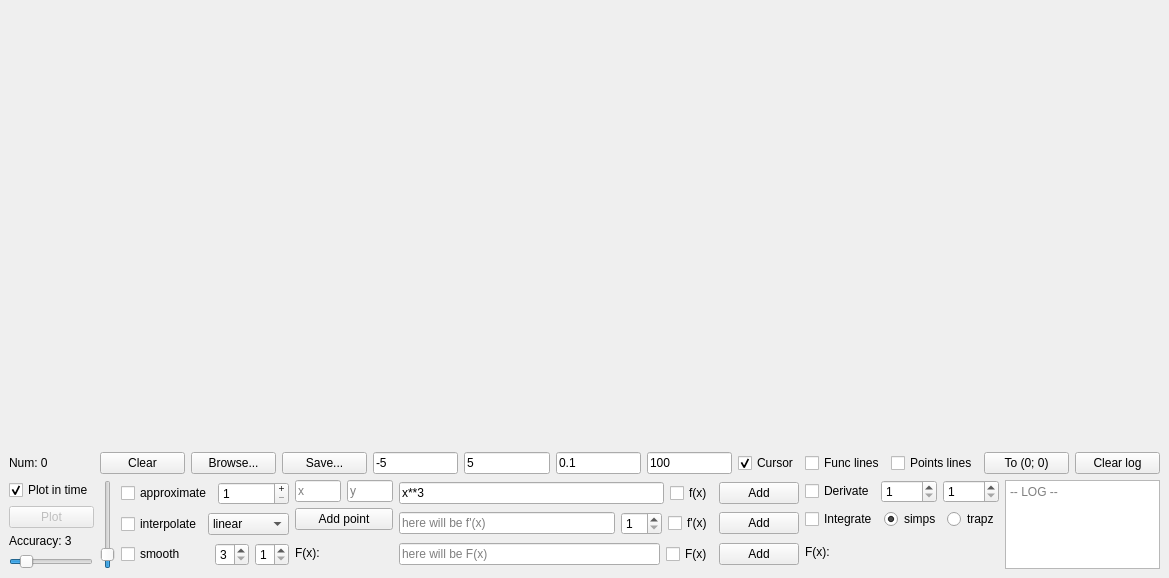
<?xml version="1.0" encoding="UTF-8"?>
<ui version="4.0">
 <class>MainWindow</class>
 <widget class="QMainWindow" name="MainWindow">
  <property name="enabled">
   <bool>true</bool>
  </property>
  <property name="geometry">
   <rect>
    <x>0</x>
    <y>0</y>
    <width>1169</width>
    <height>578</height>
   </rect>
  </property>
  <property name="sizePolicy">
   <sizepolicy hsizetype="Preferred" vsizetype="Preferred">
    <horstretch>0</horstretch>
    <verstretch>0</verstretch>
   </sizepolicy>
  </property>
  <property name="windowTitle">
   <string>Computing application</string>
  </property>
  <property name="toolButtonStyle">
   <enum>Qt::ToolButtonIconOnly</enum>
  </property>
  <widget class="QWidget" name="centralwidget">
   <property name="enabled">
    <bool>true</bool>
   </property>
   <layout class="QVBoxLayout" name="verticalLayout_2">
    <item>
     <widget class="PlotWidget" name="graphWidget" native="true">
      <property name="sizePolicy">
       <sizepolicy hsizetype="MinimumExpanding" vsizetype="MinimumExpanding">
        <horstretch>0</horstretch>
        <verstretch>0</verstretch>
       </sizepolicy>
      </property>
      <property name="toolTip">
       <string notr="true">fadsdasd</string>
      </property>
      <property name="toolTipDuration">
       <number>1</number>
      </property>
      <property name="statusTip">
       <string/>
      </property>
      <property name="whatsThis">
       <string/>
      </property>
      <property name="accessibleName">
       <string/>
      </property>
     </widget>
    </item>
    <item>
     <layout class="QHBoxLayout" name="horizontalLayout_2">
      <item>
       <widget class="QLabel" name="labelNum">
        <property name="text">
         <string>Num: 0</string>
        </property>
       </widget>
      </item>
      <item>
       <widget class="QPushButton" name="pushButtonClear">
        <property name="sizePolicy">
         <sizepolicy hsizetype="Minimum" vsizetype="Fixed">
          <horstretch>0</horstretch>
          <verstretch>0</verstretch>
         </sizepolicy>
        </property>
        <property name="text">
         <string>Clear</string>
        </property>
       </widget>
      </item>
      <item>
       <widget class="QPushButton" name="pushButtonBrowse">
        <property name="sizePolicy">
         <sizepolicy hsizetype="Minimum" vsizetype="Fixed">
          <horstretch>0</horstretch>
          <verstretch>0</verstretch>
         </sizepolicy>
        </property>
        <property name="text">
         <string>Browse...</string>
        </property>
       </widget>
      </item>
      <item>
       <widget class="QPushButton" name="pushButtonSave">
        <property name="text">
         <string>Save...</string>
        </property>
       </widget>
      </item>
      <item>
       <widget class="QLineEdit" name="lineEditA">
        <property name="sizePolicy">
         <sizepolicy hsizetype="Ignored" vsizetype="Fixed">
          <horstretch>0</horstretch>
          <verstretch>0</verstretch>
         </sizepolicy>
        </property>
        <property name="inputMethodHints">
         <set>Qt::ImhNone</set>
        </property>
        <property name="text">
         <string>-5</string>
        </property>
        <property name="placeholderText">
         <string>a, ex: 0</string>
        </property>
       </widget>
      </item>
      <item>
       <widget class="QLineEdit" name="lineEditB">
        <property name="sizePolicy">
         <sizepolicy hsizetype="Ignored" vsizetype="Fixed">
          <horstretch>0</horstretch>
          <verstretch>0</verstretch>
         </sizepolicy>
        </property>
        <property name="text">
         <string>5</string>
        </property>
        <property name="placeholderText">
         <string>b, ex: 5</string>
        </property>
       </widget>
      </item>
      <item>
       <widget class="QLineEdit" name="lineEditStep">
        <property name="sizePolicy">
         <sizepolicy hsizetype="Ignored" vsizetype="Fixed">
          <horstretch>0</horstretch>
          <verstretch>0</verstretch>
         </sizepolicy>
        </property>
        <property name="text">
         <string>0.1</string>
        </property>
        <property name="placeholderText">
         <string>step, ex: 0.01</string>
        </property>
       </widget>
      </item>
      <item>
       <widget class="QLineEdit" name="lineEditNum">
        <property name="sizePolicy">
         <sizepolicy hsizetype="Ignored" vsizetype="Fixed">
          <horstretch>0</horstretch>
          <verstretch>0</verstretch>
         </sizepolicy>
        </property>
        <property name="text">
         <string>100</string>
        </property>
        <property name="placeholderText">
         <string>num, ex: 100</string>
        </property>
       </widget>
      </item>
      <item>
       <widget class="QCheckBox" name="checkBoxCursorLines">
        <property name="sizePolicy">
         <sizepolicy hsizetype="Fixed" vsizetype="Fixed">
          <horstretch>0</horstretch>
          <verstretch>0</verstretch>
         </sizepolicy>
        </property>
        <property name="text">
         <string>Cursor</string>
        </property>
        <property name="checked">
         <bool>true</bool>
        </property>
       </widget>
      </item>
      <item>
       <widget class="QCheckBox" name="checkBoxFuncLines">
        <property name="sizePolicy">
         <sizepolicy hsizetype="Fixed" vsizetype="Fixed">
          <horstretch>0</horstretch>
          <verstretch>0</verstretch>
         </sizepolicy>
        </property>
        <property name="text">
         <string>Func lines</string>
        </property>
       </widget>
      </item>
      <item>
       <widget class="QCheckBox" name="checkBoxPointsLines">
        <property name="sizePolicy">
         <sizepolicy hsizetype="Fixed" vsizetype="Fixed">
          <horstretch>0</horstretch>
          <verstretch>0</verstretch>
         </sizepolicy>
        </property>
        <property name="text">
         <string>Points lines</string>
        </property>
       </widget>
      </item>
      <item>
       <widget class="QPushButton" name="pushButtonToZero">
        <property name="text">
         <string>To (0; 0)</string>
        </property>
       </widget>
      </item>
      <item>
       <widget class="QPushButton" name="pushButtonClearLog">
        <property name="enabled">
         <bool>true</bool>
        </property>
        <property name="text">
         <string>Clear log</string>
        </property>
       </widget>
      </item>
     </layout>
    </item>
    <item>
     <layout class="QHBoxLayout" name="horizontalLayout">
      <property name="sizeConstraint">
       <enum>QLayout::SetFixedSize</enum>
      </property>
      <item>
       <layout class="QVBoxLayout" name="verticalLayout_7">
        <item>
         <widget class="QCheckBox" name="checkBoxInTime">
          <property name="sizePolicy">
           <sizepolicy hsizetype="Fixed" vsizetype="Fixed">
            <horstretch>0</horstretch>
            <verstretch>0</verstretch>
           </sizepolicy>
          </property>
          <property name="text">
           <string>Plot in time</string>
          </property>
          <property name="checked">
           <bool>true</bool>
          </property>
         </widget>
        </item>
        <item>
         <widget class="QPushButton" name="pushButtonPlot">
          <property name="enabled">
           <bool>false</bool>
          </property>
          <property name="sizePolicy">
           <sizepolicy hsizetype="Minimum" vsizetype="Fixed">
            <horstretch>0</horstretch>
            <verstretch>0</verstretch>
           </sizepolicy>
          </property>
          <property name="text">
           <string>Plot</string>
          </property>
         </widget>
        </item>
        <item>
         <widget class="QLabel" name="labelAccuracy">
          <property name="sizePolicy">
           <sizepolicy hsizetype="Fixed" vsizetype="Preferred">
            <horstretch>0</horstretch>
            <verstretch>0</verstretch>
           </sizepolicy>
          </property>
          <property name="text">
           <string>Accuracy: 3</string>
          </property>
         </widget>
        </item>
        <item>
         <widget class="QSlider" name="horizontalSlider">
          <property name="sizePolicy">
           <sizepolicy hsizetype="Fixed" vsizetype="Fixed">
            <horstretch>0</horstretch>
            <verstretch>0</verstretch>
           </sizepolicy>
          </property>
          <property name="minimum">
           <number>0</number>
          </property>
          <property name="maximum">
           <number>20</number>
          </property>
          <property name="value">
           <number>3</number>
          </property>
          <property name="orientation">
           <enum>Qt::Horizontal</enum>
          </property>
         </widget>
        </item>
       </layout>
      </item>
      <item>
       <widget class="QSlider" name="verticalSlider">
        <property name="sizePolicy">
         <sizepolicy hsizetype="Fixed" vsizetype="Ignored">
          <horstretch>0</horstretch>
          <verstretch>0</verstretch>
         </sizepolicy>
        </property>
        <property name="toolTip">
         <string>Number of approximation points [10...1000]</string>
        </property>
        <property name="minimum">
         <number>10</number>
        </property>
        <property name="maximum">
         <number>1000</number>
        </property>
        <property name="value">
         <number>100</number>
        </property>
        <property name="orientation">
         <enum>Qt::Vertical</enum>
        </property>
       </widget>
      </item>
      <item>
       <layout class="QVBoxLayout" name="verticalLayout">
        <property name="sizeConstraint">
         <enum>QLayout::SetFixedSize</enum>
        </property>
        <item>
         <layout class="QHBoxLayout" name="horizontalLayout_9">
          <item>
           <widget class="QCheckBox" name="checkBoxApproximate">
            <property name="sizePolicy">
             <sizepolicy hsizetype="Preferred" vsizetype="Fixed">
              <horstretch>0</horstretch>
              <verstretch>0</verstretch>
             </sizepolicy>
            </property>
            <property name="text">
             <string>approximate</string>
            </property>
            <property name="checked">
             <bool>false</bool>
            </property>
            <property name="tristate">
             <bool>false</bool>
            </property>
           </widget>
          </item>
          <item>
           <widget class="QSpinBox" name="spinBoxApproximate">
            <property name="sizePolicy">
             <sizepolicy hsizetype="Preferred" vsizetype="Fixed">
              <horstretch>0</horstretch>
              <verstretch>0</verstretch>
             </sizepolicy>
            </property>
            <property name="buttonSymbols">
             <enum>QAbstractSpinBox::PlusMinus</enum>
            </property>
            <property name="minimum">
             <number>1</number>
            </property>
            <property name="maximum">
             <number>99</number>
            </property>
           </widget>
          </item>
         </layout>
        </item>
        <item>
         <layout class="QHBoxLayout" name="horizontalLayout_11">
          <item>
           <widget class="QCheckBox" name="checkBoxInterpolate">
            <property name="enabled">
             <bool>true</bool>
            </property>
            <property name="sizePolicy">
             <sizepolicy hsizetype="Preferred" vsizetype="Fixed">
              <horstretch>0</horstretch>
              <verstretch>0</verstretch>
             </sizepolicy>
            </property>
            <property name="text">
             <string>interpolate</string>
            </property>
           </widget>
          </item>
          <item>
           <widget class="QComboBox" name="comboBoxInterpolate">
            <property name="sizePolicy">
             <sizepolicy hsizetype="Preferred" vsizetype="Fixed">
              <horstretch>0</horstretch>
              <verstretch>0</verstretch>
             </sizepolicy>
            </property>
            <property name="currentIndex">
             <number>4</number>
            </property>
            <item>
             <property name="text">
              <string>zero</string>
             </property>
            </item>
            <item>
             <property name="text">
              <string>nearest</string>
             </property>
            </item>
            <item>
             <property name="text">
              <string>previous</string>
             </property>
            </item>
            <item>
             <property name="text">
              <string>next</string>
             </property>
            </item>
            <item>
             <property name="text">
              <string>linear</string>
             </property>
            </item>
            <item>
             <property name="text">
              <string>quadratic</string>
             </property>
            </item>
            <item>
             <property name="text">
              <string>cubic</string>
             </property>
            </item>
            <item>
             <property name="text">
              <string>lagrange</string>
             </property>
            </item>
           </widget>
          </item>
         </layout>
        </item>
        <item>
         <layout class="QHBoxLayout" name="horizontalLayout_10">
          <item>
           <widget class="QCheckBox" name="checkBoxSmooth">
            <property name="sizePolicy">
             <sizepolicy hsizetype="Preferred" vsizetype="Fixed">
              <horstretch>0</horstretch>
              <verstretch>0</verstretch>
             </sizepolicy>
            </property>
            <property name="text">
             <string>smooth</string>
            </property>
           </widget>
          </item>
          <item>
           <widget class="QSpinBox" name="spinBoxSmoothN">
            <property name="sizePolicy">
             <sizepolicy hsizetype="Maximum" vsizetype="Fixed">
              <horstretch>0</horstretch>
              <verstretch>0</verstretch>
             </sizepolicy>
            </property>
            <property name="toolTip">
             <string>N-points smooth (N = {3,5,7})</string>
            </property>
            <property name="minimum">
             <number>3</number>
            </property>
            <property name="maximum">
             <number>7</number>
            </property>
            <property name="singleStep">
             <number>2</number>
            </property>
           </widget>
          </item>
          <item>
           <widget class="QSpinBox" name="spinBoxSmoothInterp">
            <property name="sizePolicy">
             <sizepolicy hsizetype="Maximum" vsizetype="Fixed">
              <horstretch>0</horstretch>
              <verstretch>0</verstretch>
             </sizepolicy>
            </property>
            <property name="toolTip">
             <string>interp order</string>
            </property>
            <property name="minimum">
             <number>1</number>
            </property>
            <property name="maximum">
             <number>5</number>
            </property>
           </widget>
          </item>
         </layout>
        </item>
       </layout>
      </item>
      <item>
       <layout class="QVBoxLayout" name="verticalLayout_5">
        <item>
         <layout class="QHBoxLayout" name="horizontalLayout_5">
          <item>
           <widget class="QLineEdit" name="lineEditX">
            <property name="enabled">
             <bool>true</bool>
            </property>
            <property name="sizePolicy">
             <sizepolicy hsizetype="Ignored" vsizetype="Fixed">
              <horstretch>0</horstretch>
              <verstretch>0</verstretch>
             </sizepolicy>
            </property>
            <property name="placeholderText">
             <string>x</string>
            </property>
           </widget>
          </item>
          <item>
           <widget class="QLineEdit" name="lineEditY">
            <property name="sizePolicy">
             <sizepolicy hsizetype="Ignored" vsizetype="Fixed">
              <horstretch>0</horstretch>
              <verstretch>0</verstretch>
             </sizepolicy>
            </property>
            <property name="placeholderText">
             <string>y</string>
            </property>
           </widget>
          </item>
         </layout>
        </item>
        <item>
         <spacer name="horizontalSpacer">
          <property name="orientation">
           <enum>Qt::Horizontal</enum>
          </property>
          <property name="sizeType">
           <enum>QSizePolicy::Preferred</enum>
          </property>
          <property name="sizeHint" stdset="0">
           <size>
            <width>200</width>
            <height>0</height>
           </size>
          </property>
         </spacer>
        </item>
        <item>
         <widget class="QPushButton" name="pushButtonAdd">
          <property name="sizePolicy">
           <sizepolicy hsizetype="Minimum" vsizetype="Fixed">
            <horstretch>0</horstretch>
            <verstretch>0</verstretch>
           </sizepolicy>
          </property>
          <property name="text">
           <string>Add point</string>
          </property>
         </widget>
        </item>
        <item>
         <widget class="QLabel" name="labelIntegral">
          <property name="sizePolicy">
           <sizepolicy hsizetype="Minimum" vsizetype="Preferred">
            <horstretch>0</horstretch>
            <verstretch>0</verstretch>
           </sizepolicy>
          </property>
          <property name="toolTip">
           <string>Value of F(x) [analytical]</string>
          </property>
          <property name="text">
           <string>F(x):</string>
          </property>
         </widget>
        </item>
       </layout>
      </item>
      <item>
       <layout class="QVBoxLayout" name="verticalLayout_8">
        <item>
         <layout class="QHBoxLayout" name="horizontalLayout_3">
          <item>
           <widget class="QLineEdit" name="lineEditFunc">
            <property name="sizePolicy">
             <sizepolicy hsizetype="Expanding" vsizetype="Fixed">
              <horstretch>0</horstretch>
              <verstretch>0</verstretch>
             </sizepolicy>
            </property>
            <property name="text">
             <string>x**3</string>
            </property>
            <property name="placeholderText">
             <string>f(x), ex: 2*x - 5</string>
            </property>
           </widget>
          </item>
          <item alignment="Qt::AlignLeft">
           <widget class="QCheckBox" name="checkBoxFunc">
            <property name="sizePolicy">
             <sizepolicy hsizetype="Maximum" vsizetype="Fixed">
              <horstretch>0</horstretch>
              <verstretch>0</verstretch>
             </sizepolicy>
            </property>
            <property name="text">
             <string>f(x)</string>
            </property>
           </widget>
          </item>
          <item>
           <widget class="QPushButton" name="pushButtonFunc">
            <property name="sizePolicy">
             <sizepolicy hsizetype="Maximum" vsizetype="Fixed">
              <horstretch>0</horstretch>
              <verstretch>0</verstretch>
             </sizepolicy>
            </property>
            <property name="text">
             <string>Add</string>
            </property>
           </widget>
          </item>
         </layout>
        </item>
        <item>
         <spacer name="horizontalSpacer_2">
          <property name="orientation">
           <enum>Qt::Horizontal</enum>
          </property>
          <property name="sizeType">
           <enum>QSizePolicy::Minimum</enum>
          </property>
          <property name="sizeHint" stdset="0">
           <size>
            <width>400</width>
            <height>0</height>
           </size>
          </property>
         </spacer>
        </item>
        <item>
         <layout class="QHBoxLayout" name="horizontalLayout_4">
          <item>
           <widget class="QLineEdit" name="lineEditDerivative">
            <property name="readOnly">
             <bool>true</bool>
            </property>
            <property name="placeholderText">
             <string>here will be f'(x) </string>
            </property>
           </widget>
          </item>
          <item>
           <widget class="QSpinBox" name="spinBoxDerivative">
            <property name="toolTip">
             <string>deriv order</string>
            </property>
            <property name="minimum">
             <number>1</number>
            </property>
           </widget>
          </item>
          <item alignment="Qt::AlignRight">
           <widget class="QCheckBox" name="checkBoxDerivative">
            <property name="sizePolicy">
             <sizepolicy hsizetype="Minimum" vsizetype="Fixed">
              <horstretch>0</horstretch>
              <verstretch>0</verstretch>
             </sizepolicy>
            </property>
            <property name="text">
             <string>f'(x)</string>
            </property>
           </widget>
          </item>
          <item>
           <widget class="QPushButton" name="pushButtonDerivative">
            <property name="text">
             <string>Add</string>
            </property>
           </widget>
          </item>
         </layout>
        </item>
        <item>
         <layout class="QHBoxLayout" name="horizontalLayout_6">
          <item>
           <widget class="QLineEdit" name="lineEditIntegral">
            <property name="text">
             <string/>
            </property>
            <property name="readOnly">
             <bool>true</bool>
            </property>
            <property name="placeholderText">
             <string>here will be F(x) </string>
            </property>
           </widget>
          </item>
          <item>
           <widget class="QCheckBox" name="checkBoxIntegral">
            <property name="sizePolicy">
             <sizepolicy hsizetype="Minimum" vsizetype="Fixed">
              <horstretch>0</horstretch>
              <verstretch>0</verstretch>
             </sizepolicy>
            </property>
            <property name="text">
             <string>F(x)</string>
            </property>
           </widget>
          </item>
          <item>
           <widget class="QPushButton" name="pushButtonIntegral">
            <property name="text">
             <string>Add</string>
            </property>
           </widget>
          </item>
         </layout>
        </item>
       </layout>
      </item>
      <item>
       <layout class="QVBoxLayout" name="verticalLayout_9">
        <item>
         <layout class="QHBoxLayout" name="horizontalLayout_7">
          <item>
           <widget class="QCheckBox" name="checkBoxDerivativePoints">
            <property name="sizePolicy">
             <sizepolicy hsizetype="Preferred" vsizetype="Fixed">
              <horstretch>0</horstretch>
              <verstretch>0</verstretch>
             </sizepolicy>
            </property>
            <property name="text">
             <string>Derivate</string>
            </property>
           </widget>
          </item>
          <item>
           <widget class="QSpinBox" name="spinBoxDerivativePoints">
            <property name="sizePolicy">
             <sizepolicy hsizetype="Minimum" vsizetype="Fixed">
              <horstretch>0</horstretch>
              <verstretch>0</verstretch>
             </sizepolicy>
            </property>
            <property name="toolTip">
             <string>deriv order</string>
            </property>
            <property name="toolTipDuration">
             <number>0</number>
            </property>
            <property name="whatsThis">
             <string/>
            </property>
            <property name="accessibleName">
             <string extracomment="asdsad"/>
            </property>
            <property name="accessibleDescription">
             <string/>
            </property>
            <property name="minimum">
             <number>1</number>
            </property>
            <property name="maximum">
             <number>5</number>
            </property>
           </widget>
          </item>
          <item>
           <widget class="QSpinBox" name="spinBoxInterpPoints">
            <property name="toolTip">
             <string>interp order</string>
            </property>
            <property name="minimum">
             <number>1</number>
            </property>
            <property name="maximum">
             <number>4</number>
            </property>
           </widget>
          </item>
         </layout>
        </item>
        <item>
         <layout class="QHBoxLayout" name="horizontalLayout_8">
          <item>
           <widget class="QCheckBox" name="checkBoxIntegralPoints">
            <property name="sizePolicy">
             <sizepolicy hsizetype="Fixed" vsizetype="Fixed">
              <horstretch>0</horstretch>
              <verstretch>0</verstretch>
             </sizepolicy>
            </property>
            <property name="text">
             <string>Integrate</string>
            </property>
           </widget>
          </item>
          <item>
           <widget class="QRadioButton" name="radioButtonSimps">
            <property name="text">
             <string>simps</string>
            </property>
            <property name="checked">
             <bool>true</bool>
            </property>
            <attribute name="buttonGroup">
             <string notr="true">buttonGroup</string>
            </attribute>
           </widget>
          </item>
          <item>
           <widget class="QRadioButton" name="radioButtonTrapz">
            <property name="text">
             <string>trapz</string>
            </property>
            <attribute name="buttonGroup">
             <string notr="true">buttonGroup</string>
            </attribute>
           </widget>
          </item>
         </layout>
        </item>
        <item>
         <widget class="QLabel" name="labelIntegralPoints">
          <property name="sizePolicy">
           <sizepolicy hsizetype="MinimumExpanding" vsizetype="Preferred">
            <horstretch>0</horstretch>
            <verstretch>0</verstretch>
           </sizepolicy>
          </property>
          <property name="toolTip">
           <string>Value of F(x) [by points]</string>
          </property>
          <property name="text">
           <string>F(x): </string>
          </property>
         </widget>
        </item>
       </layout>
      </item>
      <item>
       <widget class="QTextBrowser" name="textEditLog">
        <property name="sizePolicy">
         <sizepolicy hsizetype="Expanding" vsizetype="Ignored">
          <horstretch>0</horstretch>
          <verstretch>0</verstretch>
         </sizepolicy>
        </property>
        <property name="placeholderText">
         <string>-- LOG --</string>
        </property>
       </widget>
      </item>
     </layout>
    </item>
   </layout>
  </widget>
 </widget>
 <customwidgets>
  <customwidget>
   <class>PlotWidget</class>
   <extends>QWidget</extends>
   <header>pyqtgraph</header>
   <container>1</container>
  </customwidget>
 </customwidgets>
 <resources/>
 <connections/>
 <buttongroups>
  <buttongroup name="buttonGroup"/>
 </buttongroups>
</ui>
